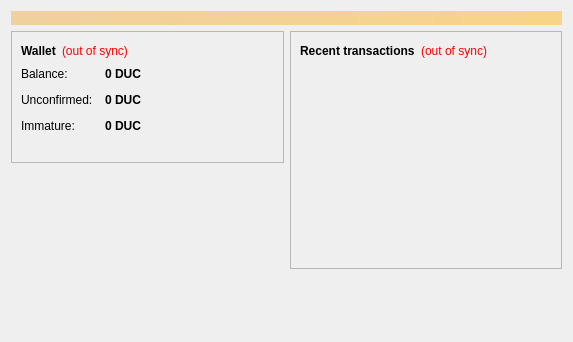
<?xml version="1.0" encoding="UTF-8"?>
<ui version="4.0">
 <class>OverviewPage</class>
 <widget class="QWidget" name="OverviewPage">
  <property name="geometry">
   <rect>
    <x>0</x>
    <y>0</y>
    <width>573</width>
    <height>342</height>
   </rect>
  </property>
  <property name="windowTitle">
   <string>Form</string>
  </property>
  <layout class="QVBoxLayout" name="topLayout">
   <item>
    <widget class="QLabel" name="labelAlerts">
     <property name="visible">
      <bool>false</bool>
     </property>
     <property name="styleSheet">
      <string notr="true">background-color: qlineargradient(x1: 0, y1: 0, x2: 1, y2: 0, stop:0 #F0D0A0, stop:1 #F8D488); color:#000000;</string>
     </property>
     <property name="wordWrap">
      <bool>true</bool>
     </property>
     <property name="margin">
      <number>3</number>
     </property>
    </widget>
   </item>
   <item>
    <layout class="QHBoxLayout" name="horizontalLayout" stretch="1,1">
     <item>
      <layout class="QVBoxLayout" name="verticalLayout_2">
       <item>
        <widget class="QFrame" name="frame">
         <property name="frameShape">
          <enum>QFrame::StyledPanel</enum>
         </property>
         <property name="frameShadow">
          <enum>QFrame::Raised</enum>
         </property>
         <layout class="QVBoxLayout" name="verticalLayout_4">
          <item>
           <layout class="QHBoxLayout" name="horizontalLayout_4">
            <item>
             <widget class="QLabel" name="label_5">
              <property name="font">
               <font>
                <weight>75</weight>
                <bold>true</bold>
               </font>
              </property>
              <property name="text">
               <string>Wallet</string>
              </property>
             </widget>
            </item>
            <item>
             <widget class="QLabel" name="labelWalletStatus">
              <property name="toolTip">
               <string>&lt;html&gt;&lt;head/&gt;&lt;body&gt;&lt;p&gt;The displayed information may be out of date. Your wallet automatically synchronizes with the Ducats network after a connection is established, but this process has not completed yet.&lt;/p&gt;&lt;/body&gt;&lt;/html&gt;</string>
              </property>
              <property name="styleSheet">
               <string notr="true">QLabel { color: red; }</string>
              </property>
              <property name="text">
               <string notr="true">(out of sync)</string>
              </property>
              <property name="alignment">
               <set>Qt::AlignLeading|Qt::AlignLeft|Qt::AlignVCenter</set>
              </property>
             </widget>
            </item>
            <item>
             <spacer name="horizontalSpacer_2">
              <property name="orientation">
               <enum>Qt::Horizontal</enum>
              </property>
              <property name="sizeHint" stdset="0">
               <size>
                <width>40</width>
                <height>20</height>
               </size>
              </property>
             </spacer>
            </item>
           </layout>
          </item>
          <item>
           <layout class="QFormLayout" name="formLayout_2">
            <property name="fieldGrowthPolicy">
             <enum>QFormLayout::AllNonFixedFieldsGrow</enum>
            </property>
            <property name="horizontalSpacing">
             <number>12</number>
            </property>
            <property name="verticalSpacing">
             <number>12</number>
            </property>
            <item row="0" column="0">
             <widget class="QLabel" name="label">
              <property name="text">
               <string>Balance:</string>
              </property>
             </widget>
            </item>
            <item row="0" column="1">
             <widget class="QLabel" name="labelBalance">
              <property name="font">
               <font>
                <weight>75</weight>
                <bold>true</bold>
               </font>
              </property>
              <property name="cursor">
               <cursorShape>IBeamCursor</cursorShape>
              </property>
              <property name="toolTip">
               <string>Your current balance</string>
              </property>
              <property name="text">
               <string notr="true">0 DUC</string>
              </property>
              <property name="textInteractionFlags">
               <set>Qt::LinksAccessibleByMouse|Qt::TextSelectableByKeyboard|Qt::TextSelectableByMouse</set>
              </property>
             </widget>
            </item>
            <item row="1" column="0">
             <widget class="QLabel" name="label_3">
              <property name="text">
               <string>Unconfirmed:</string>
              </property>
             </widget>
            </item>
            <item row="1" column="1">
             <widget class="QLabel" name="labelUnconfirmed">
              <property name="font">
               <font>
                <weight>75</weight>
                <bold>true</bold>
               </font>
              </property>
              <property name="cursor">
               <cursorShape>IBeamCursor</cursorShape>
              </property>
              <property name="toolTip">
               <string>Total of transactions that have yet to be confirmed, and do not yet count toward the current balance</string>
              </property>
              <property name="text">
               <string notr="true">0 DUC</string>
              </property>
              <property name="textInteractionFlags">
               <set>Qt::LinksAccessibleByMouse|Qt::TextSelectableByKeyboard|Qt::TextSelectableByMouse</set>
              </property>
             </widget>
            </item>
            <item row="2" column="0">
             <widget class="QLabel" name="labelImmatureText">
              <property name="text">
               <string>Immature:</string>
              </property>
             </widget>
            </item>
            <item row="2" column="1">
             <widget class="QLabel" name="labelImmature">
              <property name="font">
               <font>
                <weight>75</weight>
                <bold>true</bold>
               </font>
              </property>
              <property name="toolTip">
               <string>Mined balance that has not yet matured</string>
              </property>
              <property name="text">
               <string notr="true">0 DUC</string>
              </property>
              <property name="textInteractionFlags">
               <set>Qt::LinksAccessibleByMouse|Qt::TextSelectableByKeyboard|Qt::TextSelectableByMouse</set>
              </property>
             </widget>
            </item>
           </layout>
          </item>
          <item>
           <widget class="QLabel" name="label_wallet_bgcoin">
            <property name="text">
             <string/>
            </property>
            <property name="pixmap">
             <pixmap resource="../bitcoin.qrc">:/images/wallet_bgcoin</pixmap>
            </property>
            <property name="scaledContents">
             <bool>false</bool>
            </property>
            <property name="alignment">
             <set>Qt::AlignCenter</set>
            </property>
            <property name="margin">
             <number>-2</number>
            </property>
           </widget>
          </item>
         </layout>
        </widget>
       </item>
       <item>
        <spacer name="verticalSpacer">
         <property name="orientation">
          <enum>Qt::Vertical</enum>
         </property>
         <property name="sizeHint" stdset="0">
          <size>
           <width>20</width>
           <height>40</height>
          </size>
         </property>
        </spacer>
       </item>
      </layout>
     </item>
     <item>
      <layout class="QVBoxLayout" name="verticalLayout_3">
       <item>
        <widget class="QFrame" name="frame_2">
         <property name="frameShape">
          <enum>QFrame::StyledPanel</enum>
         </property>
         <property name="frameShadow">
          <enum>QFrame::Raised</enum>
         </property>
         <layout class="QVBoxLayout" name="verticalLayout">
          <item>
           <layout class="QHBoxLayout" name="horizontalLayout_2">
            <item>
             <widget class="QLabel" name="label_4">
              <property name="text">
               <string>&lt;b&gt;Recent transactions&lt;/b&gt;</string>
              </property>
             </widget>
            </item>
            <item>
             <widget class="QLabel" name="labelTransactionsStatus">
              <property name="toolTip">
               <string>&lt;html&gt;&lt;head/&gt;&lt;body&gt;&lt;p&gt;The displayed information may be out of date. Your wallet automatically synchronizes with the Ducats network after a connection is established, but this process has not completed yet.&lt;/p&gt;&lt;/body&gt;&lt;/html&gt;</string>
              </property>
              <property name="styleSheet">
               <string notr="true">QLabel { color: red; }</string>
              </property>
              <property name="text">
               <string notr="true">(out of sync)</string>
              </property>
              <property name="alignment">
               <set>Qt::AlignRight|Qt::AlignTrailing|Qt::AlignVCenter</set>
              </property>
             </widget>
            </item>
            <item>
             <spacer name="horizontalSpacer">
              <property name="orientation">
               <enum>Qt::Horizontal</enum>
              </property>
              <property name="sizeHint" stdset="0">
               <size>
                <width>40</width>
                <height>20</height>
               </size>
              </property>
             </spacer>
            </item>
           </layout>
          </item>
          <item>
           <widget class="QListView" name="listTransactions">
            <property name="styleSheet">
             <string notr="true">QListView { background: transparent; }</string>
            </property>
            <property name="frameShape">
             <enum>QFrame::NoFrame</enum>
            </property>
            <property name="verticalScrollBarPolicy">
             <enum>Qt::ScrollBarAlwaysOff</enum>
            </property>
            <property name="horizontalScrollBarPolicy">
             <enum>Qt::ScrollBarAlwaysOff</enum>
            </property>
            <property name="selectionMode">
             <enum>QAbstractItemView::NoSelection</enum>
            </property>
           </widget>
          </item>
         </layout>
        </widget>
       </item>
       <item>
        <spacer name="verticalSpacer_2">
         <property name="orientation">
          <enum>Qt::Vertical</enum>
         </property>
         <property name="sizeHint" stdset="0">
          <size>
           <width>20</width>
           <height>40</height>
          </size>
         </property>
        </spacer>
       </item>
      </layout>
     </item>
    </layout>
   </item>
  </layout>
 </widget>
 <resources/>
 <connections/>
</ui>
